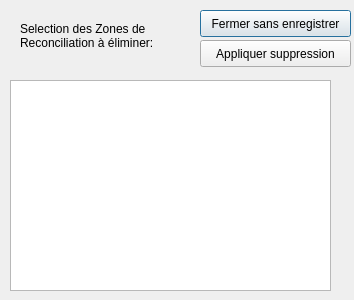
<?xml version="1.0" encoding="UTF-8"?>
<ui version="4.0">
 <class>Dialog</class>
 <widget class="QDialog" name="Dialog">
  <property name="geometry">
   <rect>
    <x>0</x>
    <y>0</y>
    <width>354</width>
    <height>300</height>
   </rect>
  </property>
  <property name="windowTitle">
   <string>ZR Destructeur</string>
  </property>
  <widget class="QTableWidget" name="tableWidget">
   <property name="geometry">
    <rect>
     <x>10</x>
     <y>80</y>
     <width>321</width>
     <height>211</height>
    </rect>
   </property>
  </widget>
  <widget class="QLabel" name="label_4">
   <property name="geometry">
    <rect>
     <x>20</x>
     <y>10</y>
     <width>161</width>
     <height>51</height>
    </rect>
   </property>
   <property name="layoutDirection">
    <enum>Qt::LeftToRight</enum>
   </property>
   <property name="autoFillBackground">
    <bool>true</bool>
   </property>
   <property name="text">
    <string>Selection des Zones de Reconciliation à éliminer:</string>
   </property>
   <property name="wordWrap">
    <bool>true</bool>
   </property>
  </widget>
  <widget class="QPushButton" name="pushButton">
   <property name="geometry">
    <rect>
     <x>200</x>
     <y>10</y>
     <width>151</width>
     <height>27</height>
    </rect>
   </property>
   <property name="text">
    <string>Fermer sans enregistrer</string>
   </property>
  </widget>
  <widget class="QPushButton" name="pushButton_2">
   <property name="geometry">
    <rect>
     <x>200</x>
     <y>40</y>
     <width>151</width>
     <height>27</height>
    </rect>
   </property>
   <property name="text">
    <string>Appliquer suppression</string>
   </property>
  </widget>
 </widget>
 <resources/>
 <connections/>
</ui>
